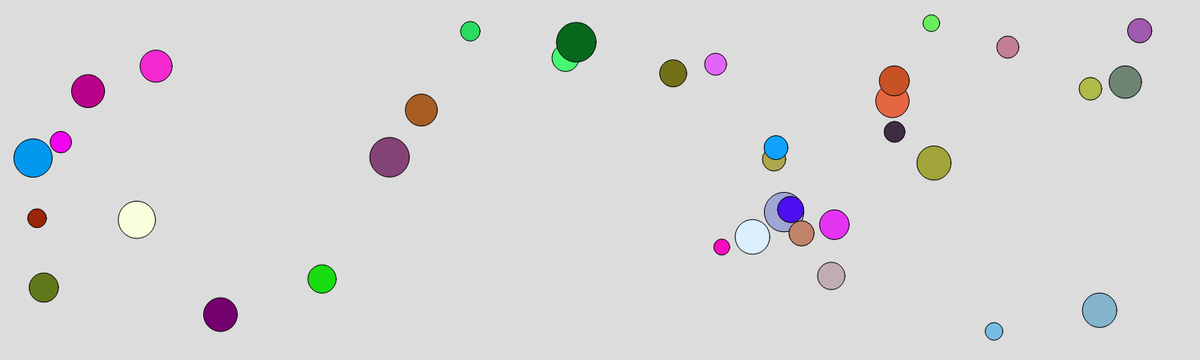
Frame 1 (no input)
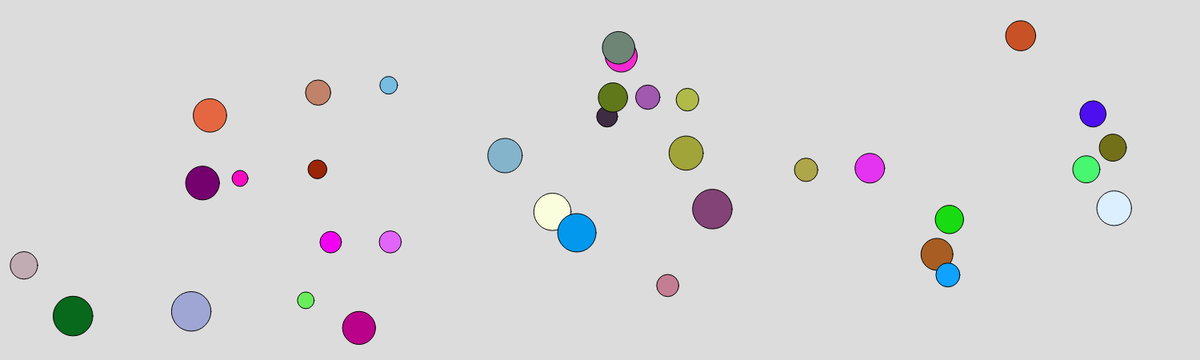
Frame 60 (no input)
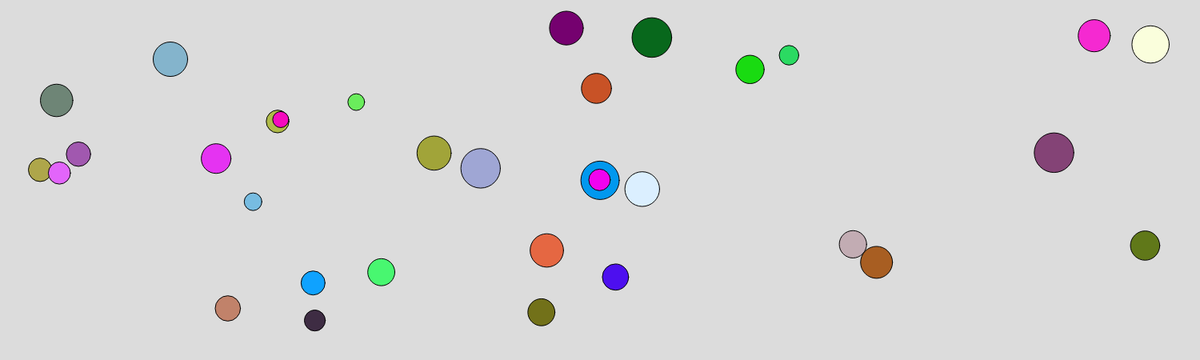
Frame 120 (the mouse pressed at the canvas centre since frame 60)

The p5.js sketch that drew these frames (run headless with seeded random() and noise() and a simulated clock; from frame 60 on, the mouse is pressed at the canvas centre):

// p5.js sketch
// ── sketch.js
let bubble = [];
let MaxNumOfBubbles;

function setup() {
  createCanvas(1500, 450);
  MaxNumOfBubbles = random(50);
  for (let i = 0; i < MaxNumOfBubbles; i++) {
    bubble.push(new Bubble());
  }
}

function draw() {
  background(220);
  for (let i = 0; i < MaxNumOfBubbles; i++) {
    bubble[i].DetectPositionOrInput();
    bubble[i].move();
    bubble[i].Display();
    bubble[i].KickStarter();
  }
}

class Bubble {
  constructor() {
    this.radius = random(20, 50);
    this.X = random(width);
    this.Y = random(height);
    this.SpeedY = random(-15, 15);
    this.SpeedX = random(-15, 15);
    this.R = random(255);
    this.G = random(255);
    this.B = random(255);
  }

  DetectPositionOrInput() {
    if (this.X >= width - this.radius) {
      this.SpeedX = this.SpeedX * -1;
      this.X -= 10;
    }
    if (this.X <= 0 + this.radius) {
      this.SpeedX = this.SpeedX * -1;
      this.X += 10;
    }
    if (this.Y >= height - this.radius) {
      this.SpeedY = this.SpeedY * -1;
      this.Y -= 10;
    }
    if (this.Y <= 0 + this.radius) {
      this.SpeedY = this.SpeedY * -1;
      this.Y += 10;
    }
    if (this.X + this.radius == mouseX || this.X - this.radius == mouseX) {
      if (this.Y + this.radius == mouseY || this.Y - this.radius == mouseY) {
        //still working on this mouseCollision detection Meanwhile.... let's make it change colors when you  click
        this.SpeedX = this.SpeedX * -1;
        this.SpeedY = this.SpeedY * -1;
      }
    }
    if (mouseIsPressed && mouseButton == RIGHT) {
      this.R = random(255);
      this.G = random(255);
      this.B = random(255);
    }
    if (mouseIsPressed && mouseButton == LEFT && mouseX <= this.X + this.radius && mouseX >= this.X - this.radius && mouseY >= this.Y - this.radius && mouseY <= this.Y + this.radius) {
      this.X = mouseX;
      this.Y = mouseY;
      this.SpeedX = random(-1,1);
      this.SpeedY = random(-1,1);
      print("Bubble is being held");
    }
  }

  move() {
    this.X += this.SpeedX;
    this.Y += this.SpeedY;
  }

  Display() {
    fill(this.R, this.G, this.B);
    ellipse(this.X, this.Y, this.radius, this.radius);
  }

  KickStarter() {
    if (this.SpeedY <= 5 && this.SpeedY >= -5) {
      this.SpeedY += random(-15, 15);
    }
    if (this.SpeedX <= 5 && this.SpeedX >= -5) {
      this.SpeedX += random(-15, 15);
    }
  }
}
